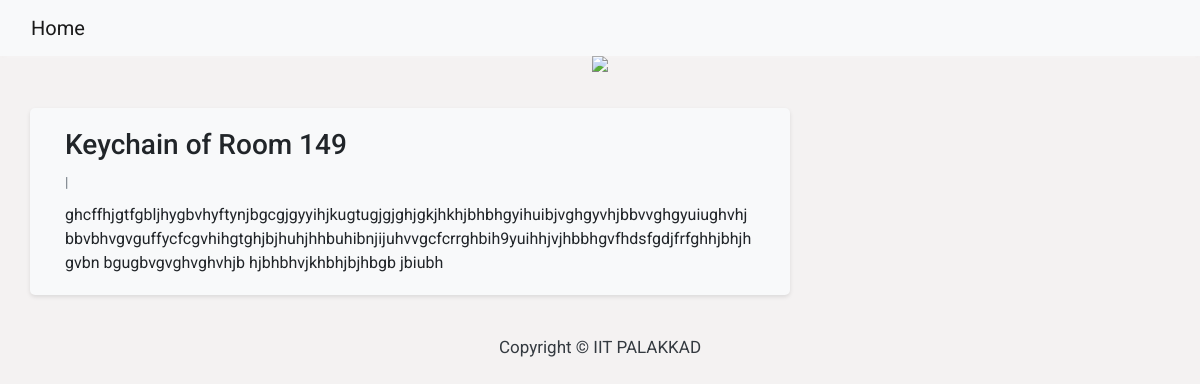
Screenshot of /keychain-of-room-149/ with the database file from the repository.
### accounts/models.py (models this page shows, shortened)
class Lost_Object(models.Model):
    Product_Name=models.CharField(max_length=50, unique=True)
    slug=models.SlugField(unique=True, max_length=200)
    Name_and_Roll_no_of_Person=models.ForeignKey(User, on_delete=models.CASCADE, related_name='accounts_Lost_Object')
    Lost_on=models.DateField(auto_now_add=True)
    Description=models.TextField()
    Image=models.ImageField(upload_to='Images')
    Status=models.CharField(max_length=10, choices=Status_of_Product, default="Lost")
    class Meta:
        ordering=['-Lost_on']

### accounts/views.py (the view)
# urls.py: path('<slug:slug>/', views.Lost_ObjectDetail.as_view(),name='Lost_Object_detail'),
class Lost_ObjectDetail(generic.DetailView):
    model=Lost_Object
    template_name='Lost_Object_detail.html'

### accounts/templates/Lost_Object_detail.html (shortened to what this page needs)
{% extends 'base.html' %}
{% block content %}
<div class="container">
  <div class="row">
    <div class="col-md-8 card mb-4 mt-3 left top">
      <div class="card-body">
        <h1>{% block title %}{{ object.Product_Name }}{% endblock title %}</h1>
        <p class="text-muted">{{ Lost_Object.Name_and_Roll_no_of_Person }} | {{ Lost_Object.Lost_on }}</p>
        <p class="card-text">{{ object.Description | safe }}</p>
      </div>
    </div>
  </div>
</div>
{% endblock content %}

### accounts/templates/base.html (style rules this page uses)
body { font-family: "Roboto", sans-serif; font-size: 17px; background-color: #f4f2f2; }

### accounts/templates/Lost_Object_detail.html (style rules this page uses)
.container { margin-top: 20px; }
.card { background-color: #f8f9fa; border: none; border-radius: 5px; box-shadow: 0 2px 4px rgba(0, 0, 0, 0.1); }
.top { margin-top: 20px; }
h1 { font-size: 28px; margin-bottom: 10px; }
.text-muted { font-size: 14px; color: #888; margin-bottom: 10px; }
.card-text { font-size: 16px; }

### rows the page displays
Lost_Object: Product_Name "Keychain of Room 149", Description "ghcffhjgtfgbljhygbvhyftynjbgcgjgyyihjkugtugjgjghjgkjhkhjbhbhgyihuibjvghgyvhjbbvvghgyuiughvhjbbvbhvgvguffycfcgvhihgtghjbjhuhjhhbuhibnjijuhvvgcfcrrghbih9yuihhjvjhbbhgvfhdsfgdjfrfghhjbhjhgvbn bgugbvgvghvghvhjb hjbhbhvjkhbhjbjhbgb jbiubh"
